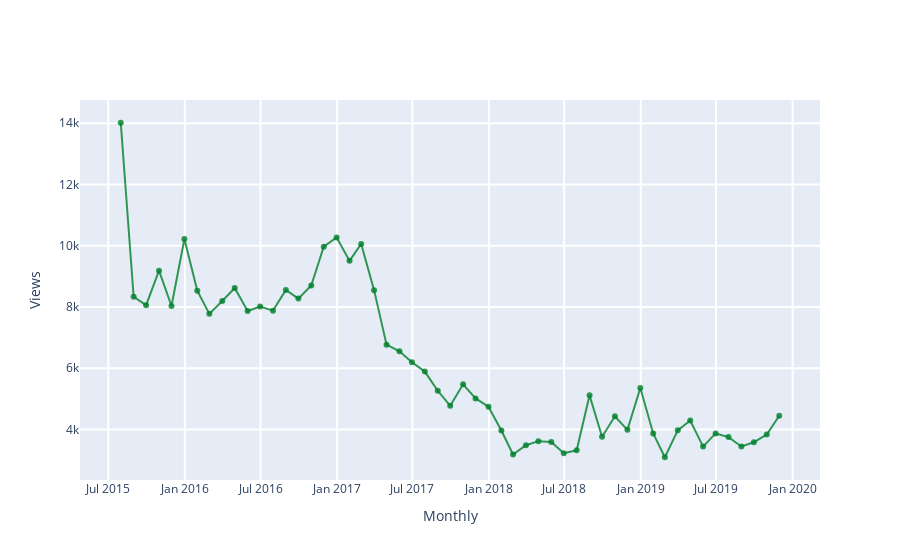

Notebook source saved alongside this figure:
### Markdown cell above
<span style="color: #626262"> Try yourself! This is what will happen when you click 'Get Pageviews' button: </span>

### Code cell
### ----------------------------------------------------------------------------- ###
### TRY YOURSELF! THIS IS WHAT WILL HAPPEN WHEN YOU CLICK 'Get Pageviews' BUTTON  ###
### ----------------------------------------------------------------------------- ###

## define a WikiMediaAPI instance, more details see:                          ##
## https://github.com/gesiscss/wikiwho_demo/blob/master/external/wikimedia.py ##
## https://github.com/gesiscss/wikiwho_demo/blob/master/external/api.py       ##


wikimedia_api = WikiMediaAPI(lng=language_for_api)
wikimedia_dv = WikiMediaDV(wikimedia_api)

## Page of insterest ##
print('The page that was found:', the_page['title'], f'({abbreviation(languageSelection.value).upper()})')

## get pageview counts for the article, more details see:                     ##
## https://github.com/gesiscss/wikiwho_demo/blob/master/external/wikimedia.py ##

views = wikimedia_dv.get_pageviews(the_page['title'], 'daily')

## Visualization, core visual code lies in ViewsListener, then the interact function    ##
## make it interactive, mode details see:                                               ##
## https://github.com/gesiscss/wikiwho_demo/blob/master/visualization/views_listener.py ##
## https://ipywidgets.readthedocs.io/en/latest/examples/Using%20Interact.html           ##

# Create a ViewListener instance with the page views counts
listener = ViewsListener(views)

# You could customize begin/end dates and granularity to generate different graphs
# e.g. begin='20160809', end='20191020', granularity='Monthly'
begin='20150701'
end='20191127'
granularity='Monthly' # 'Yearly', 'Monthly', 'Weekly' ,'Daily' 

# Metadata
url = (f'{wikimedia_dv.api.base}metrics/pageviews/per-article/'
       f"{wikimedia_dv.api.project}/all-access/all-agents/{urllib.parse.quote(the_page['title'])}/{granularity.lower()}"
       f"/{int(begin)}/{int(end)}")
print('Metadata can be found in:', url)
print('(Note that: the time unit for the response data only supports granularity for "daily" and "monthly")\n')

# Time range you have selected
print('Time range you have selected:')
print('Start date:', begin)
print('End date:', end)
print('Granularity:', granularity)

# Visulization
listener.listen(begin, end, granularity)

# Pageviews aggregation data. Use the attribute "df_plotted".
pageviews_agg = listener.df_plotted['views'].agg({
                    'Total views': sum,
                    'Max views period': max,
                    'Min views period': min,
                    'Average views': min,}).to_frame('Value')

print('Total views of this page:', pageviews_agg['Value']['Total views'])
print('Max views during the selected period:', pageviews_agg['Value']['Max views period'])
print('Min views during the selected period:', pageviews_agg['Value']['Min views period'])
print('Average views during the selected period:', pageviews_agg['Value']['Average views'])

### Figure 1 — Plotly figure (JSON) as saved in the notebook; plotly's stock layout.template omitted (floating-point values rounded to 4 significant figures)
{"data": [{"marker": {"color": "rgba(0, 128, 43, .8)"}, "mode": "lines+markers", "name": "Views", "type": "scatter", "x": ["2015-07-31T00:00:00", "2015-08-31T00:00:00", "2015-09-30T00:00:00", "2015-10-31T00:00:00", "2015-11-30T00:00:00", "2015-12-31T00:00:00", "2016-01-31T00:00:00", "2016-02-29T00:00:00", "2016-03-31T00:00:00", "2016-04-30T00:00:00", "2016-05-31T00:00:00", "2016-06-30T00:00:00", "2016-07-31T00:00:00", "2016-08-31T00:00:00", "2016-09-30T00:00:00", "2016-10-31T00:00:00", "2016-11-30T00:00:00", "2016-12-31T00:00:00", "2017-01-31T00:00:00", "2017-02-28T00:00:00", "2017-03-31T00:00:00", "2017-04-30T00:00:00", "2017-05-31T00:00:00", "2017-06-30T00:00:00", "2017-07-31T00:00:00", "2017-08-31T00:00:00", "2017-09-30T00:00:00", "2017-10-31T00:00:00", "2017-11-30T00:00:00", "2017-12-31T00:00:00", "2018-01-31T00:00:00", "2018-02-28T00:00:00", "2018-03-31T00:00:00", "2018-04-30T00:00:00", "2018-05-31T00:00:00", "2018-06-30T00:00:00", "2018-07-31T00:00:00", "2018-08-31T00:00:00", "2018-09-30T00:00:00", "2018-10-31T00:00:00", "2018-11-30T00:00:00", "2018-12-31T00:00:00", "2019-01-31T00:00:00", "2019-02-28T00:00:00", "2019-03-31T00:00:00", "2019-04-30T00:00:00", "2019-05-31T00:00:00", "2019-06-30T00:00:00", "2019-07-31T00:00:00", "2019-08-31T00:00:00", "2019-09-30T00:00:00", "2019-10-31T00:00:00", "2019-11-30T00:00:00"], "y": [14017, 8335, 8058, 9187, 8033, 10219, 8534, 7775, 8197, 8620, 7867, 8016, 7880, 8555, 8273, 8703, 9971, 10271, 9506, 10060, 8550, 6769, 6554, 6192, 5890, 5266, 4772, 5473, 5014, 4743, 3965, 3180, 3486, 3618, 3588, 3224, 3318, 5114, 3761, 4430, 3987, 5355, 3871, 3092, 3970, 4291, 3440, 3870, 3751, 3443, 3582, 3836, 4448]}], "layout": {"hovermode": "closest", "legend": {"x": 0.5, "y": 1.2}, "showlegend": false, "xaxis": {"gridwidth": 2, "ticklen": 5, "title": {"text": "Monthly"}, "zeroline": true}, "yaxis": {"gridwidth": 2, "ticklen": 5, "title": {"text": "Views"}}}}
